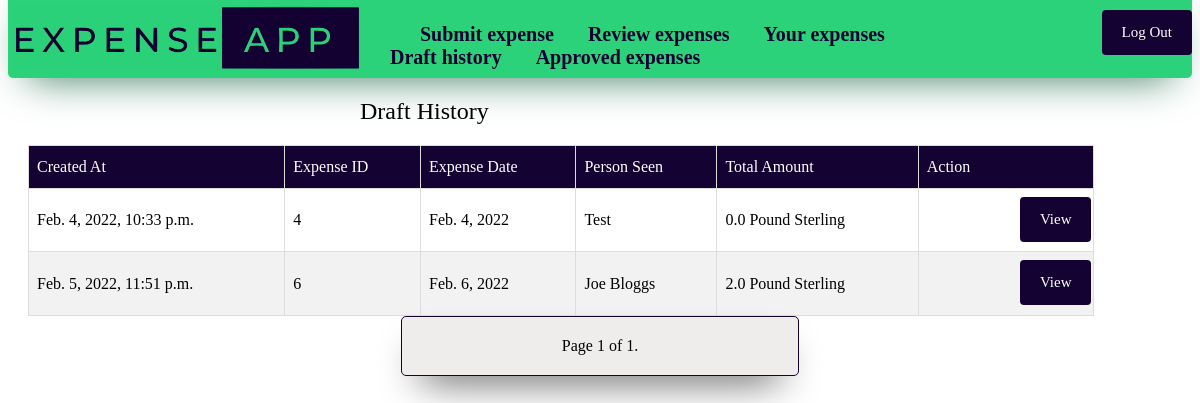
Page /drafts/ (signed in) on the committed database.
### expense_app/models.py (models this page shows)
class Expense(models.Model):
    Approved = "AP"
    Rejected = "RE"
    Draft = "DR"
    Pending = "PE"
    Accommodation = "AC"
    Subsistence = "SU"
    Mileage = "MI"
    Staff_entertainment = "SE"
    Client_entertainment = "CE"
    Other = "OH"
    Flights = "FL"
    Other_travel = "OT"
    Euro = "EU"
    GBP = "GB"
    USD = "US"
    SGD = "SG"
    AUD = "AU"
    CHF = "CH"
    HKD = "HK"
    Status_Type = [(Approved, "Approved"), (Rejected, "Rejected"), (Draft, "Draft"), (Pending, "Pending")]
    Claim_Type = [(Accommodation, "Accommodation"), (Client_entertainment, "Client entertainment (Incl VAT)"), (Flights, "Flights"), (Mileage, "Mileage"), (Other, "Other"), (Other_travel, "Other travel"), (Staff_entertainment, "Staff entertainment"), (Subsistence, "Subsistence")]
    Currency_Type = [(Euro, "Euro"), (GBP, "Pound Sterling"), (USD, "US Dollar"), (SGD, "Singaporean Dollar"), (AUD, "Australian Dollar"), (CHF, "Swiss Franc"), (HKD, "Hong Kong Dollar")]
    time = models.DateTimeField(auto_now = True, editable= False)
    expense_amount = models.FloatField(validators=[MinValueValidator(0.0)], default=0)
    VAT_amount = models.FloatField(validators=[MinValueValidator(0.0)], default=0)
    employee = models.ForeignKey(User, on_delete=models.CASCADE, default = id(User))
    catagory = models.CharField(max_length = 2, choices= Claim_Type, default = "OH")
    persons_seen = models.CharField(max_length = 50, blank=False)
    information = models.TextField(max_length = 500)
    status = models.CharField(max_length = 2, choices= Status_Type, default = "PE")
    manager = models.ForeignKey(User, on_delete=models.PROTECT, limit_choices_to={'groups__name': "Manager"}, related_name='manager', default = id(User))
    manager_comment = models.TextField(max_length = 500, blank= True)
    expense_date = models.DateField()
    currency = models.CharField(max_length = 2, choices = Currency_Type, default = "GB")
    document = models.FileField(upload_to='media', blank= True)
    class Meta:
        ordering = ["time"]

### expense_app/views.py (the view)
# urls.py: path("drafts/", views.DraftsViews.as_view(), name = "drafts"),
class DraftsViews(LoginRequiredMixin, ListView):
  model = Expense
  template_name = "expense_app/drafts.html"
  paginate_by = 10
  def get_queryset(self):
    return Expense.objects.filter(status = "DR", employee = self.request.user)

### expense_app/templatetags/auth_extras.py (called while the page is built)
@register.filter(name='has_group')
def has_group(user, group_name):
    return user.groups.filter(name=group_name).exists()

### expense_app/templates/expense_app/drafts.html (shortened to what this page needs)
<!DOCTYPE html>
{% extends 'expense_app/base.html' %}
{% block content %}
<h2>Draft History</h2>
<table id = "expense">
    <tr>
        <th>Created At</th>
        <th>Expense ID</th>
        <th>Expense Date</th>
        <th>Person Seen</th>
        <th>Total Amount </th>
        <th>Action</th>
      </tr>
      {% for expense in object_list %}
        <tr>
            <td>{{expense.time}}</td>
            <td>{{expense.id}}</td>
            <td>{{expense.expense_date}}</td>
            <td>{{expense.persons_seen}}</td>
            <td>{{expense.VAT_amount}} {{expense.get_currency_display}}</td>
        <td><a href="{% url 'updatedraft' expense.id %}"><button>View</button></a></td>
    </tr>
    {% endfor %}
</table>
<div class="pagination">
    <span class="step-links">
        <span class="current">
            Page {{ page_obj.number }} of {{ page_obj.paginator.num_pages }}.
        </span>
    </span>
  </div>
{% endblock %}

### expense_app/templates/expense_app/base.html (style rules this page uses)
* { font-family: Verdana; font-weight: Normal; }
table { border-collapse: collapse; width: 90%; margin-left: 20px; }
td, th { border: 1px solid #ddd; padding: 8px; }
tr:nth-child(even) { background-color: #f2f2f2; }
th { padding-top: 12px; padding-bottom: 12px; text-align: left; background-color: #140332; color: white; }
button, input[type=submit] { background-color: #140332; color: white; padding: 14px 20px; margin-left: 40%; margin-top: 0%; margin-bottom: 1%; border: none; border-radius: 4px; cursor: pointer; font-size: 15px ; }
div { border-radius: 5px; background-color: #e4dede93; padding: 20px; text-align: center; width: 30%; margin: auto; border: solid 1px #140332; z-index: 1; box-shadow: 0px 20px 40px -20px black; }
a { margin-left: 30px; margin-top: 20px; padding-top: 20px; text-decoration: None; font-weight: bold; font-size: 20px; color:#140332; }

### rows in the picture
Expense: time "Feb. 4, 2022, 10:33 p.m.", id "4", expense_date "Feb. 4, 2022", persons_seen "Test", VAT_amount "0.0", currency "Pound Sterling"
Expense: time "Feb. 5, 2022, 11:51 p.m.", id "6", expense_date "Feb. 6, 2022", persons_seen "Joe Bloggs", VAT_amount "2.0", currency "Pound Sterling"

### other values in the picture
{{ page_obj.number }} "1"
{{ page_obj.paginator.num_pages }} "1"
